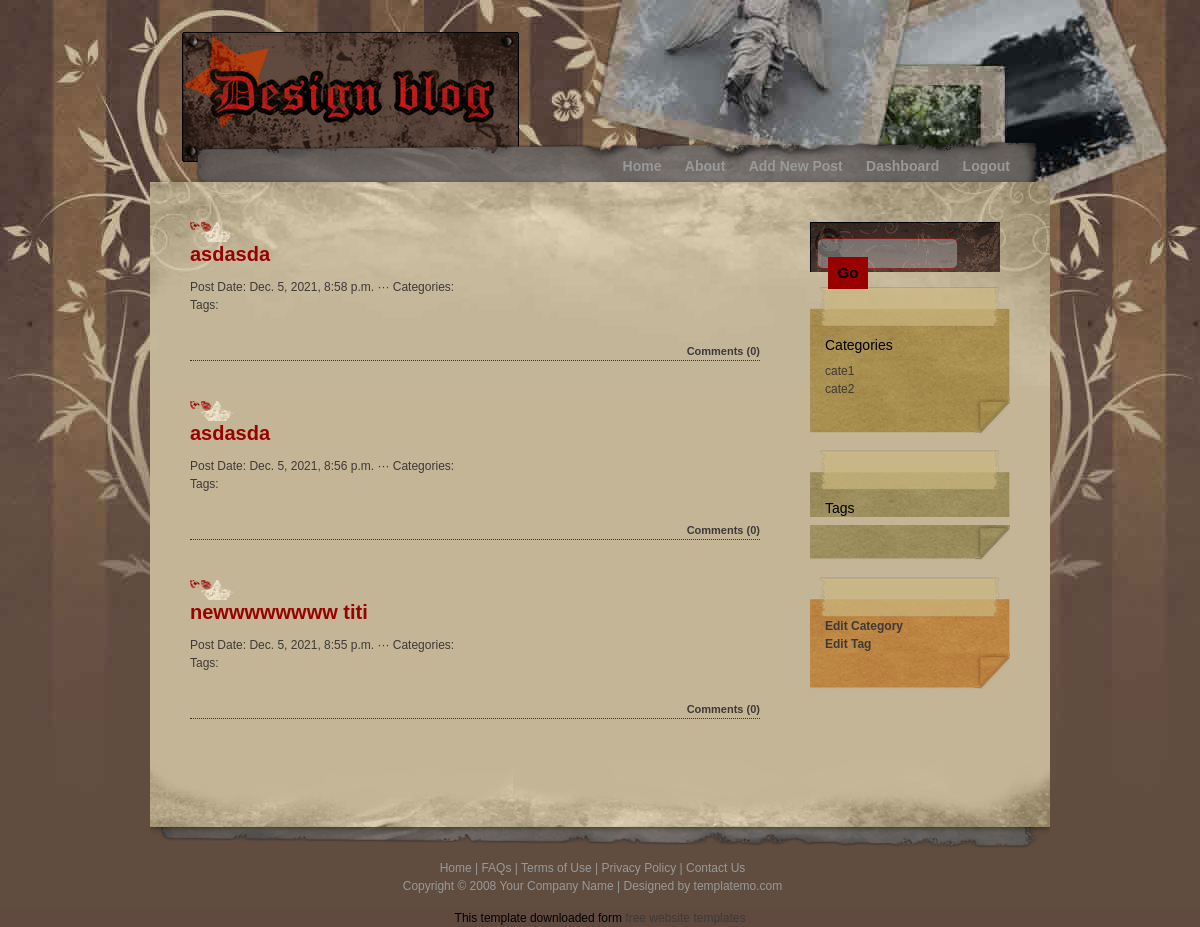
/blog/dashboard/ (signed in), run on an earlier commit of the app's database.
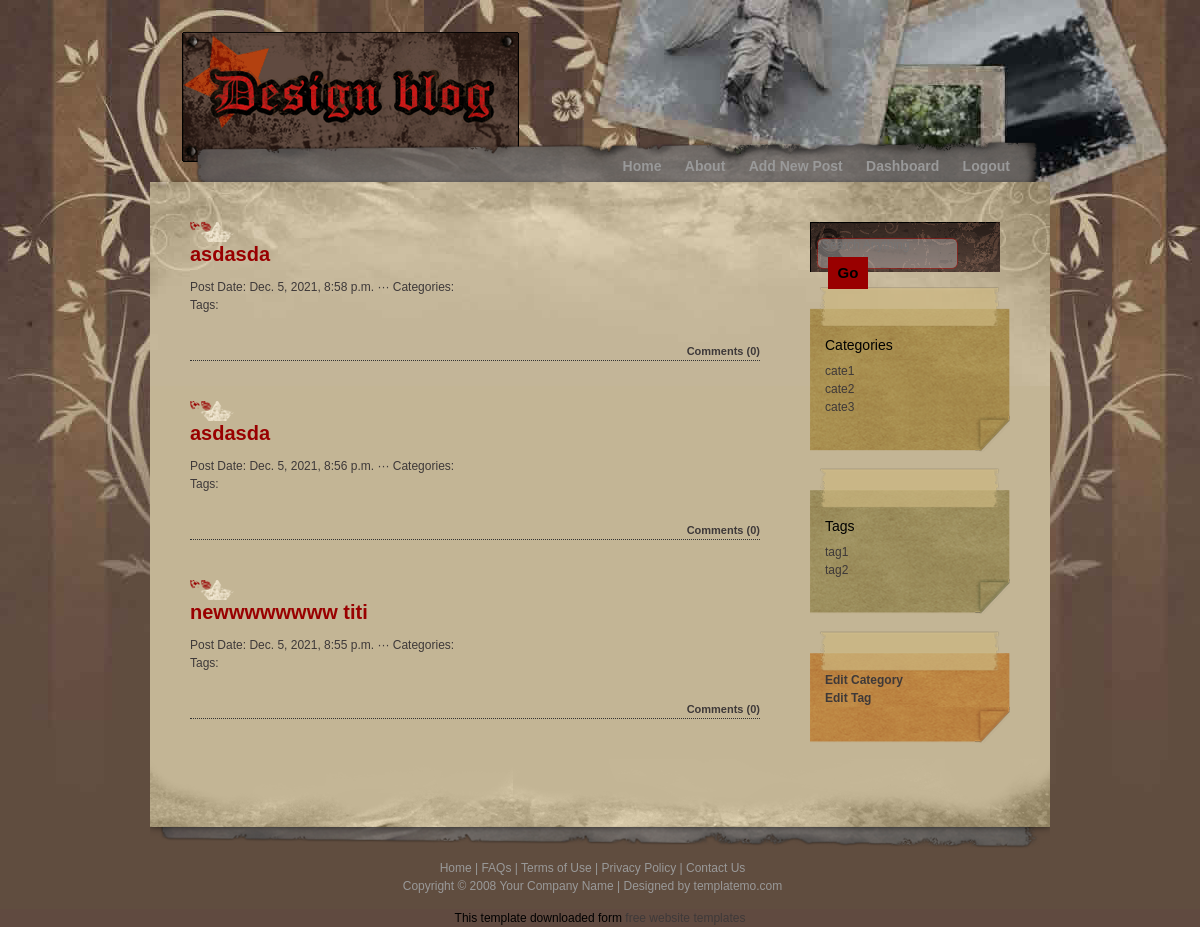
And on a later commit of the database.
### post/models.py (models this page shows, shortened)
class Post(models.Model):
    title = models.CharField(max_length=120)
    image = models.ImageField(upload_to="", blank=True)
    content = models.TextField()
    created_at = models.DateTimeField(auto_now_add=True)
    slug = models.SlugField(unique=True, max_length=120, null=True, blank=True)
    author = models.ForeignKey(User, on_delete=CASCADE)
    category = models.ManyToManyField(Category)
    tag = models.ManyToManyField(Tag, blank=True, null=True)
    class Meta:
        unique_together = ('title', 'slug')

class Category(models.Model):
    title = models.CharField(max_length=120)
    slug = models.SlugField(unique=True, max_length=120, null=True, blank=True)
    parent = models.ForeignKey('self', on_delete=models.PROTECT, blank=True, null=True)
    class Meta:
        unique_together = ('title', 'slug')

class Tag(models.Model):
    title = models.CharField(max_length=120)
    slug = models.SlugField(unique=True, max_length=120, null=True)
    class Meta:
        unique_together = ('title', 'slug')

### post/views.py (the view)
# urls.py: path('dashboard/', dashboard, name='dashboard'),
@login_required(login_url='login')
def dashboard(request):
    user = request.user
    posts = Post.objects.filter(author=user).order_by('-created_at')
    categories = Category.objects.all()
    tags = Tag.objects.all()
    context = {
        'posts': posts,
        'categories': categories,
        'tags': tags,
    }
    return render(request, 'post/dashboard.html', context)

### post/templates/post/dashboard.html (shortened to what this page needs)
{% extends "post/class_base.html" %}
{% load static %}
{% block menu %}
<ul>
    <li><a href="{% url 'home' %}">Home</a></li>
    <li><a href="#">About</a></li>
    <li><a href="{% url 'add_post' %}">Add New Post</a></li>
    <li><a href="{% url 'dashboard' %}">Dashboard</a></li>
    <li><a href="{% url 'logout' %}">Logout</a></li>
</ul>
{% endblock menu %}
{% block content %}
  {% if request.user.is_authenticated %}
      {% for post in posts %}
      <div class="postbody">
      <a href="/blog/post-detail/{{post.slug}}"><h1>{{post.title}}</h1></a><br><br>
      <div class="publish_info">Post Date: {{post.created_at}} ··· Categories: {% for category_ in post.category.all %}{{category_.title}}, {% endfor %}</div>
      <div class="publish_info">Tags: {% for tag_ in post.tag.all %}{{tag_.title}}, {% endfor %}</div><br>
      <div class="comment"><a href="#">Comments ({{post.comment_set.count}})</a></div>
      </div>
      {% endfor %}
  {% endif %}
{% endblock content %}

### post/templates/post/class_base.html (shortened to what this page needs)
{% load static %}
<!DOCTYPE html>
<html lang="en">
<head>
  <link href="https://cdn.jsdelivr.net/npm/bootstrap@5.0.0-beta1/dist/css/bootstrap.min.css" rel="stylesheet"
>
  <link rel="stylesheet" href="{% static 'style.css' %}">
</head>
<body>
  <div id="container_wrapper1">
    <div id="container_wrapper2">
      <div id="container">
        <div id="header">
          <div id="logo">
            <div id="site_slogan"></div>
          </div>
        </div>
        <div id="menu">
          {% block menu %}
          {% endblock menu %}
        </div>
        <div id="content">
          <div id="left_column">
            {% block content %}
            {% endblock content %}
          </div>
          <div id="right_column">
            <div class="section">
              <form method="get" action="#" class="search">
                <input name="search" type="text" placeholder="Search Anything" id="keyword" />
                <input type="submit" value="Go" class="button" />
              </form>
            </div>
            <div class="section">
              <div class="section1_top"></div>
              <div class="section1_middle">
                <h2>Categories</h2>
                <ul>
                  {% for cate in categories %}
                  <li><a href='/blog/category/{{cate.slug}}'>{{cate.title}}</a></li>
                  {% endfor %}
                </ul>
              </div>
              <div class="section1_bottom"></div>
            </div>
            <div class="section">
              <div class="section2_top"></div>
              <div class="section2_middle">
                <h2>Tags</h2>
                <ul>
                  {% for tag in tags %}
                  <li>{{tag.title}}</li>
                  {% endfor %}
                </ul>
              </div>
              <div class="section2_bottom"></div>
            </div>
            <div class="section">
              <div class="section3_top"></div>
              <div class="section3_middle">
                {% if request.user.is_authenticated %}
                <ul>
                  <li><strong><a href="{% url 'categories' %}">Edit Category</a></strong></li>
                  <li><strong><a href="{% url 'tags' %}">Edit Tag</a></strong></li>
                </ul>
                {% endif %}
              </div>
              <div class="section3_bottom"></div>
            </div>
          </div>
        </div>
        <div id="bottom"></div>
        <div id="footer"> <a href="#">Home</a> | <a href="#">FAQs</a> | <a href="#">Terms of Use</a> | <a
            href="#">Privacy Policy</a> | <a href="#">Contact Us</a> <br />
          Copyright © 2008 <a href="#">Your Company Name</a> | Designed by <a href="#">templatemo.com</a> </div>
      </div>
    </div>
  </div>
  <div align=center>This template downloaded form <a href='http://all-free-download.com/free-website-templates/'>free
      website templates</a></div>
</body>
</body>
</html>

What changed in the data, as far as the page shows it:
added Category: title "cate3"
added Tag: title "tag1"
added Tag: title "tag2"
